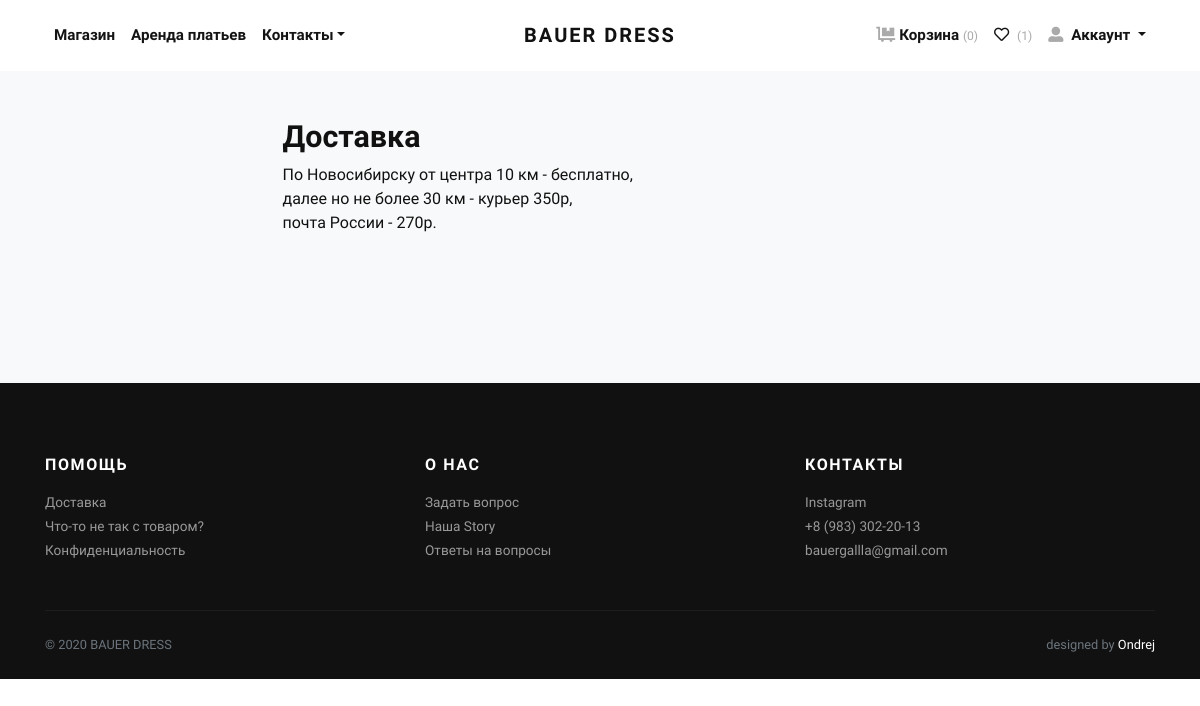
The page /info/delivery/ (signed in) on the database its author committed.
### wishlist/models.py (models this page shows, shortened)
class Wishlist(models.Model):
	user = models.OneToOneField(User, on_delete=models.CASCADE, verbose_name='Пользователь')
	class Meta:
		verbose_name='лист желаний'
		verbose_name_plural='лист желаний'

class WishlistItem(models.Model):
	product = models.ForeignKey(Product, on_delete=models.SET_NULL, null=True, verbose_name='товар')
	wishlist = models.ForeignKey(Wishlist, on_delete=models.CASCADE, related_name='items')
	price = models.DecimalField(max_digits=10, decimal_places=2, verbose_name='Цена')
	product_set = models.ForeignKey(ProductSet, on_delete=models.SET_NULL, null=True, related_name='product_set')
	date = models.DateTimeField(auto_now_add=True, verbose_name='Дата добавления')
	quantity = models.PositiveIntegerField(default=1, verbose_name='Количество')
	status_bought = models.BooleanField("Добавлен в корзину", default=False)
	class Meta:
		verbose_name='желание'
		verbose_name_plural='желания'

### information/models.py (models this page shows, shortened)
class Delivery(models.Model):
	title = models.CharField(max_length=200, blank=False, verbose_name='Заголовок')
	content = RichTextField(blank=False, verbose_name='Контент')
	class Meta:
		verbose_name = "доставка"
		verbose_name_plural = "доставка"

### information/views.py (the view)
# urls.py: path('delivery/', views.delivery, name='delivery'),
def delivery(request):
	delivery = Delivery.objects.filter(title__isnull=False, content__isnull=False).last()
	return render(request, 'information/delivery.html', {'del': delivery})

### cart/cart.py (called while the page is built)
	def __len__(self):
		return sum(item['quantity'] for item in self.cart.values())

### cart/context_processors.py (called while the page is built)
def cart(request):
    return {'cart': Cart(request)}

### information/context_processors.py (called while the page is built)
def categories(request):
    return {
       'categories': Category.objects.all(),
    }

### wishlist/context_processors.py (called while the page is built)
def wishlist(request):
	if request.user.is_authenticated:
		try:
			wishlist = Wishlist.objects.get(user=request.user)
		except ObjectDoesNotExist:
			wishlist = Wishlist.objects.create(user=request.user)
		return {'wishlist': wishlist}
	else:
		return {'wishlist': None}

### information/templates/information/delivery.html (shortened to what this page needs)
{% extends 'shop/base.html' %}
{% load static %}
{% block content %}
<main class="main-content-wrapper">
    <div class="error-area pt--90 pt-xl--70 pb--120 pb-xl--100 pb-lg--95 pb-sm--90">
        <div class="container">
            <div class="row justify-content-center">
                <div class="col-xl-7 col-lg-8 text-left">
                    <div class="information mt-5 mb-5" style="padding-bottom: 100px;">
                        {% autoescape off %}
                        <h2>{{ del.title }}</h2>
                        {{ del.content }}
                        {% endautoescape %}
                    </div>
                </div>
            </div>
        </div>
    </div>
</main>
{% endblock %}

### shop/templates/shop/account_nav.html (shortened to what this page needs)
{% load static %}
<ul class="navbar-nav ml-auto">
  <li class="nav-item">
    <a class="nav-link" href="{% url 'cart:cart_detail' %}">
      <i class="fas fa-dolly-flatbed mr-1 text-gray"></i>Корзина
      <small class="text-gray">
        {% if cart %}
          {% with total_items=cart|length %}
            ({{ total_items }})
          {% endwith %}
        {% else %}
          (0)
        {% endif %}
      </small>
    </a>
  </li>
  {% if user.is_authenticated %}
  <li class="nav-item">
    <a class="nav-link" href="{% url 'wishlist:index' %}">
      <i class="far fa-heart mr-1"></i>
      <small class="text-gray">
        {% if wishlist.items.all %}
          ({{ wishlist.items.all|length }})
        {% else %}
          (0)
        {% endif %}
      </small>
    </a>
  </li>
  {% endif %}
  <li class="nav-item dropdown">
    <a class="nav-link dropdown-toggle" href="#" id="navbarDropdown" role="button" data-toggle="dropdown" aria-haspopup="true" aria-expanded="false">
      <i class="fas fa-user-alt mr-1 text-gray"></i>
      Аккаунт
    </a>
  </li>
</ul>

### shop/static/shop/css/style.blue.css (style rules this page uses)
.text-gray { color: #aaa !important; }
.navbar-light .navbar-nav .nav-link { color: rgba(17, 17, 17, 0.99); font-weight: 800; font-size: 0.95rem; transition: all 0.3s; }
body { font-family: "Libre Franklin", sans-serif; font-size: 1rem; font-weight: 400; line-height: 1.5; color: #111111; background-color: #fff; }
a { color: #2b90d9; text-decoration: none; }
h1, h2, h3, h4, h5, h6, .h1, .h2, .h3, .h4, .h5, .h6 { margin-bottom: 0.5rem; font-family: inherit; font-weight: 900; line-height: 1.2; color: inherit; }
h2, .h2 { font-size: 1.9rem; }
small, .small { font-size: 80%; font-weight: 400; }
.nav-link { padding: 0.5rem 1rem; }

### rows shown on the page
Wishlist: items.all|length "1"
Delivery: title "Доставка", content "По Новосибирску от центра 10 км - бесплатно, далее но не более 30 км - курьер 350р, почта России - 270р."
